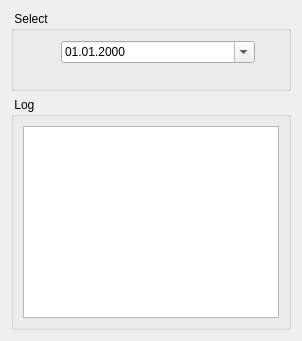
      <widget class="QWidget" name="tabLog">
       <attribute name="title">
        <string>Log</string>
       </attribute>
       <layout class="QVBoxLayout" name="verticalLayout_9">
        <item>
         <layout class="QVBoxLayout" name="verticalLayout_8">
          <item>
           <widget class="QGroupBox" name="groupBox_5">
            <property name="minimumSize">
             <size>
              <width>0</width>
              <height>80</height>
             </size>
            </property>
            <property name="maximumSize">
             <size>
              <width>16777215</width>
              <height>80</height>
             </size>
            </property>
            <property name="title">
             <string> Select </string>
            </property>
            <widget class="QDateTimeEdit" name="dateTimeEdit">
             <property name="geometry">
              <rect>
               <x>50</x>
               <y>30</y>
               <width>194</width>
               <height>22</height>
              </rect>
             </property>
             <property name="dateTime">
              <datetime>
               <hour>0</hour>
               <minute>0</minute>
               <second>0</second>
               <year>2000</year>
               <month>1</month>
               <day>1</day>
              </datetime>
             </property>
             <property name="displayFormat">
              <string>dd.MM.yyyy</string>
             </property>
             <property name="calendarPopup">
              <bool>true</bool>
             </property>
            </widget>
           </widget>
          </item>
          <item>
           <widget class="QGroupBox" name="groupBox">
            <property name="title">
             <string> Log </string>
            </property>
            <layout class="QVBoxLayout" name="verticalLayout_10">
             <item>
              <widget class="QTableWidget" name="tableWidget_Log">
               <property name="autoFillBackground">
                <bool>false</bool>
               </property>
               <property name="columnCount">
                <number>2</number>
               </property>
               <attribute name="horizontalHeaderVisible">
                <bool>false</bool>
               </attribute>
               <attribute name="horizontalHeaderCascadingSectionResizes">
                <bool>true</bool>
               </attribute>
               <attribute name="horizontalHeaderHighlightSections">
                <bool>false</bool>
               </attribute>
               <attribute name="horizontalHeaderShowSortIndicator" stdset="0">
                <bool>true</bool>
               </attribute>
               <column>
                <property name="text">
                 <string>Datum</string>
                </property>
               </column>
               <column>
                <property name="text">
                 <string>Typ</string>
                </property>
               </column>
              </widget>
             </item>
            </layout>
           </widget>
          </item>
         </layout>
        </item>
       </layout>
      </widget>
